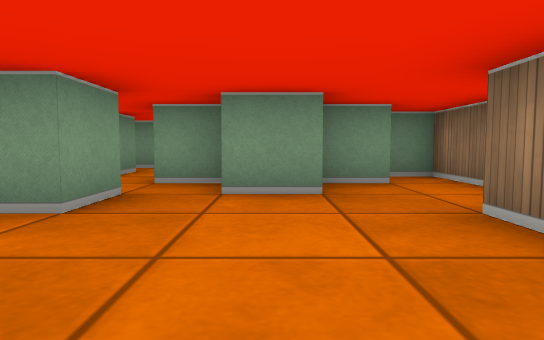
view 1 (above)

24 first-person views from a walk through a cub3D level. The camera is about half as high as the walls, tilts 4° down and sees 75° across. The floor is counted in squares. Each view is taken from the middle of a square. On the plan, view 1 faces up. The plan holds only what a view shows up to about 9 squares ahead; the rest is blank.

view 2
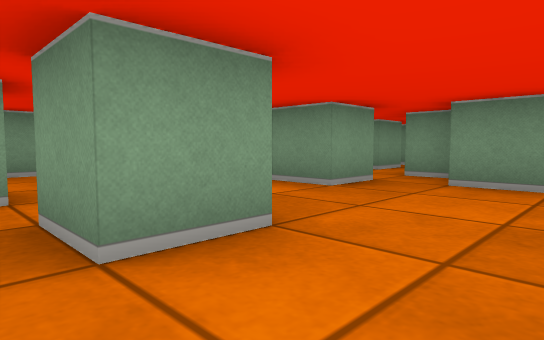

view 3
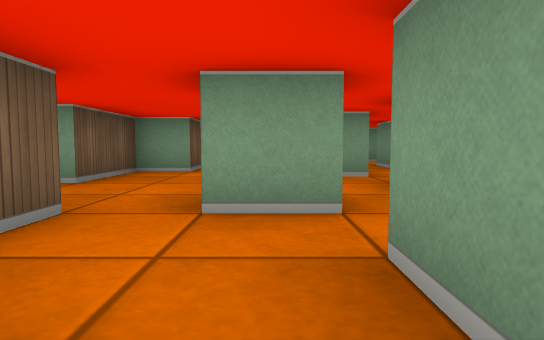

view 4
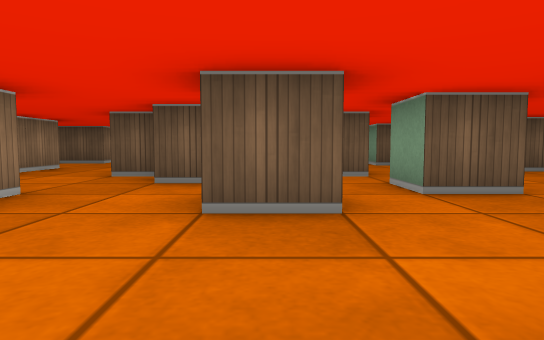

view 5
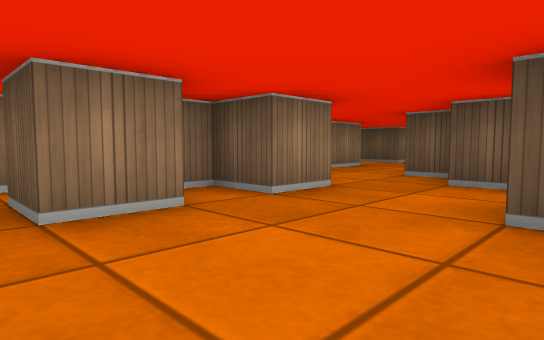

view 6
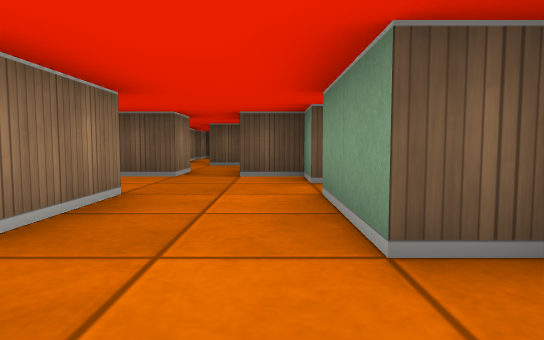

view 7
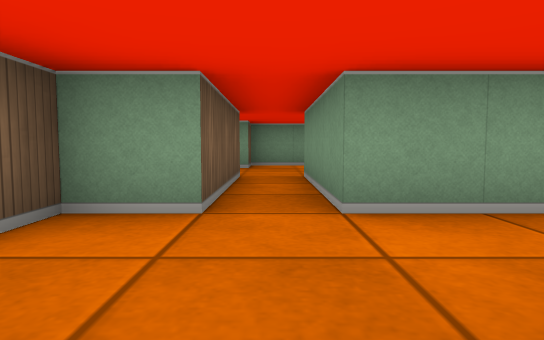

view 8
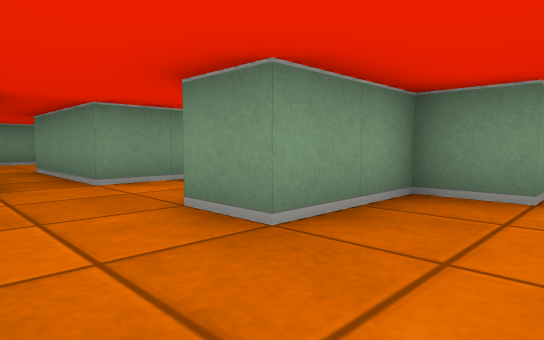

view 9
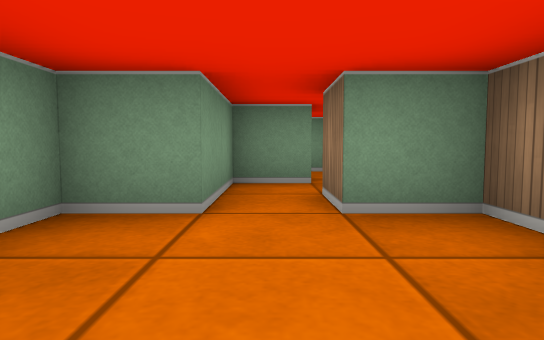

view 10
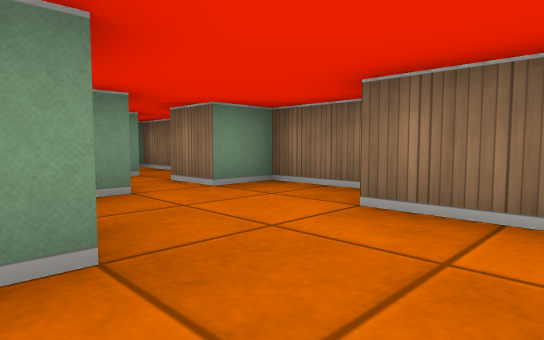

view 11
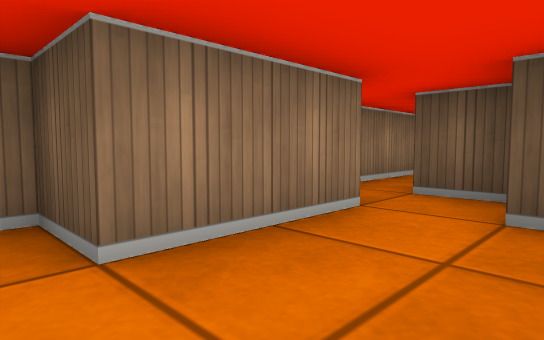

view 12
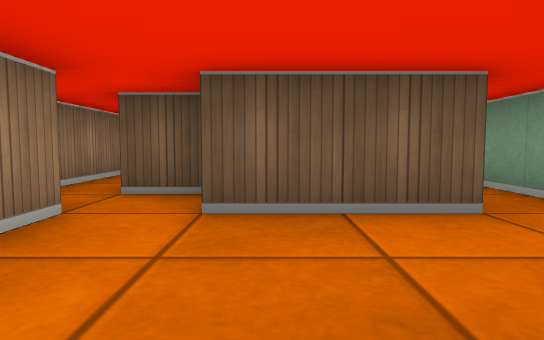

view 13
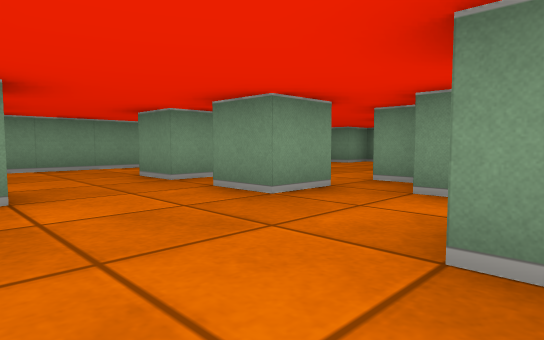

view 14
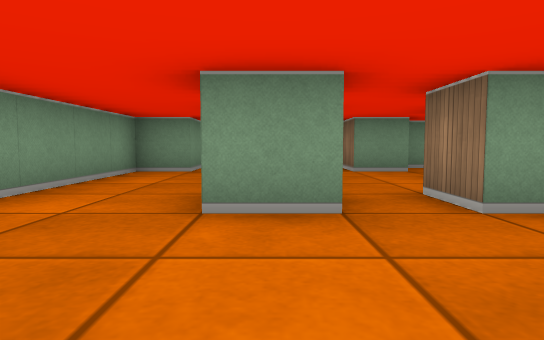

view 15
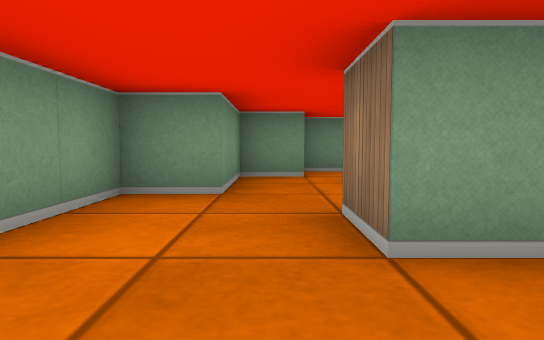

view 16
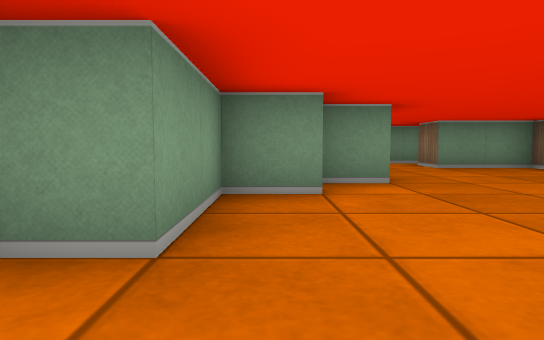

view 17
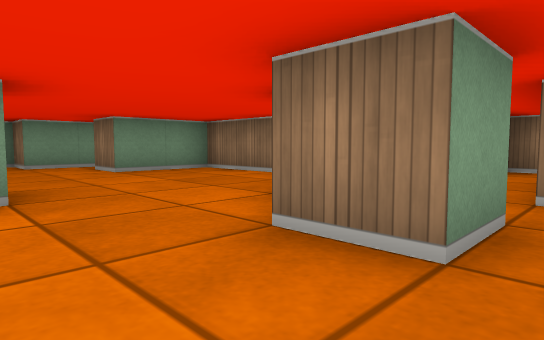

view 18
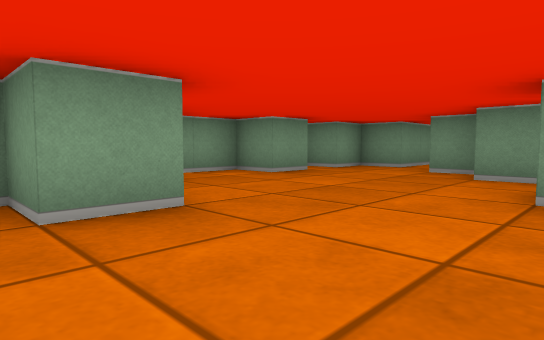

view 19
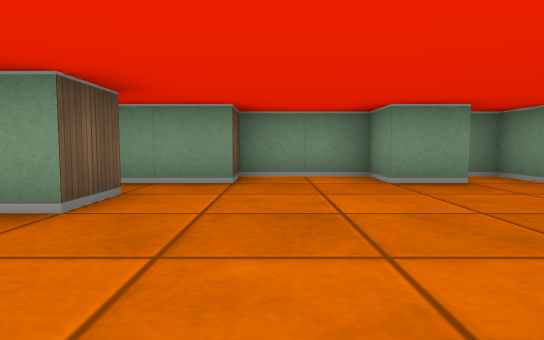

view 20
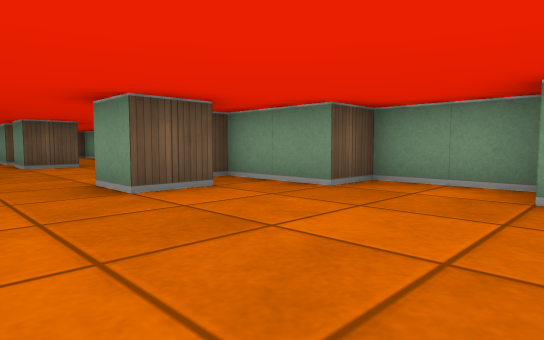

view 21
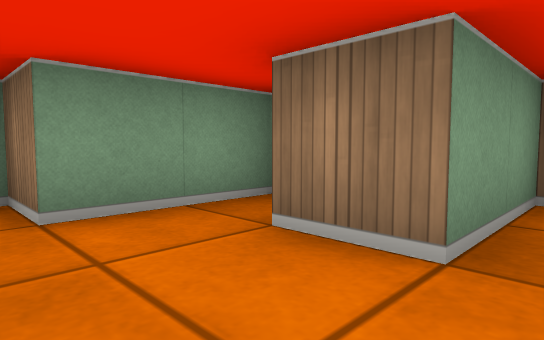

view 22
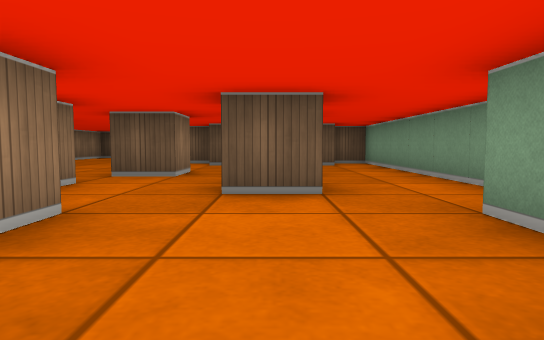

view 23
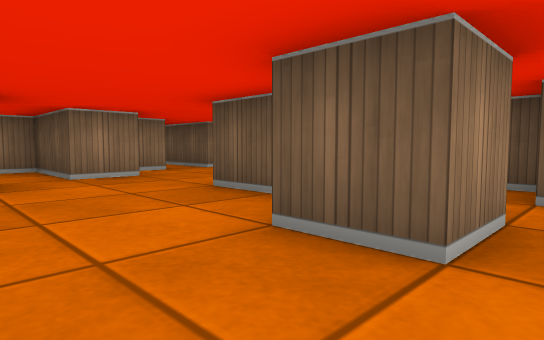

view 24
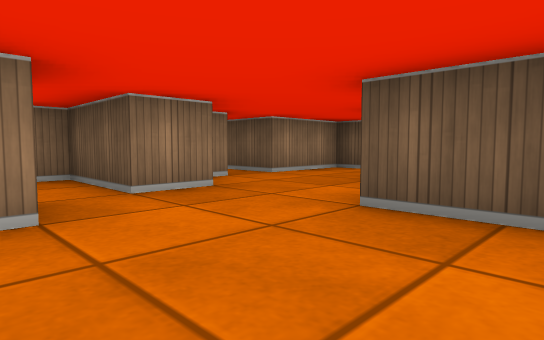

### Floor plan
Key: @ floor where view 1 was taken; # wall or solid block; . floor.
Columns run from 11 left of view 1 to 8 right of it. Each row starts with its distance up from view 1.
 15   #
 14  ##.
 13 ##..##
 12 #....##
 11 ##....##
 10 #.....###
  9 #.......#
  8 ##......#
  7  ###......
  6  ##.... #.   #
  5  #...##  .#####
  4 ##...#.....#..#
  3 #.....####.....
  2 #..#..#  ....###  ##
  1 #.....##.....##   .#
  0 #..#.#....#@.#####.#
 -1 #.......#.....  #..#
 -2 #..........#...##.##
 -3 ###.#....####..#...#
 -4    .###...###..#...#
 -5    ####...........##
 -6     # ##..###.....#
 -7           ####.##..
 -8              #..##.#
 -9               ..  .#
-10               #.   #

Positions as (right, up) in squares from view 1, and headings:
1: (0, 0), facing up
2: (1, -1), facing up-left
3: (0, -1), facing left
4: (-1, 3), facing down
5: (-1, 3), facing down-right
6: (2, -1), facing down
7: (4, -5), facing left
8: (6, -6), facing up-left
9: (6, -5), facing up
10: (4, -6), facing up-right
11: (5, -4), facing down-right
12: (5, -4), facing down
13: (-3, -3), facing up-left
14: (-8, -3), facing up
15: (-9, 0), facing up
16: (-9, 2), facing up
17: (-8, 3), facing up-right
18: (-5, 6), facing up-left
19: (-5, 9), facing left
20: (-6, 11), facing down-left
21: (-7, 9), facing up-right
22: (-8, 6), facing down
23: (-8, -1), facing down-right
24: (-6, -1), facing down-right
